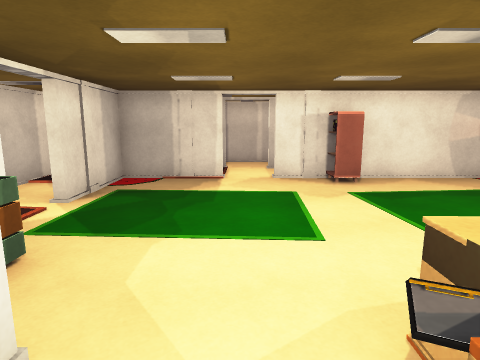
view 1 (above)

20 first-person views from a walk through a scene from a Unity 3-D project. The camera is 1.5 m above the floor, tilts 10° down and sees 75° across. The floor is counted in squares, 1 m on a side. Each view is taken from the middle of a square. On the plan, view 1 faces up. The plan holds only what a view shows up to about 15 squares ahead; the rest is blank. The place goes on beyond the plan. The player is left out. Surface patterns are stand-ins for the level's own textures.

view 2
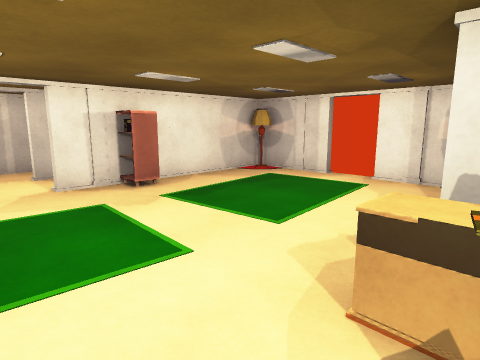

view 3
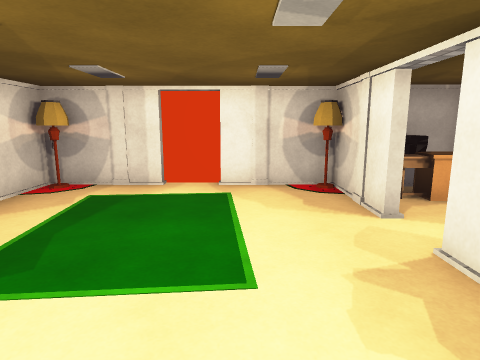

view 4
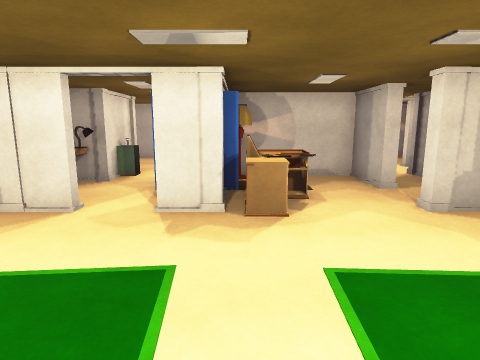

view 5
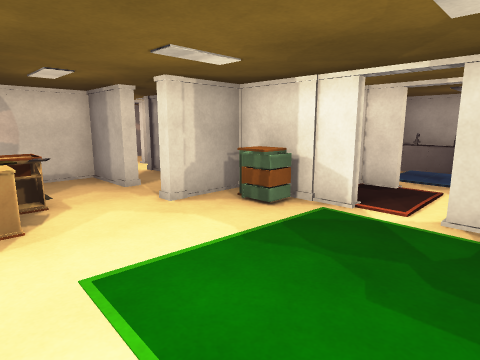

view 6
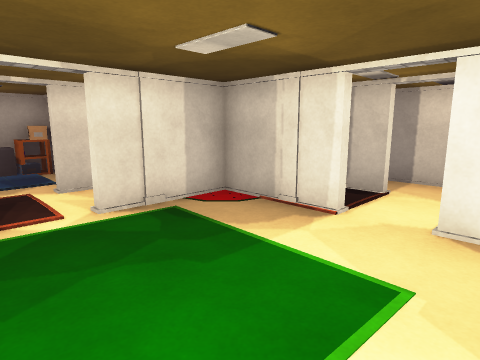

view 7
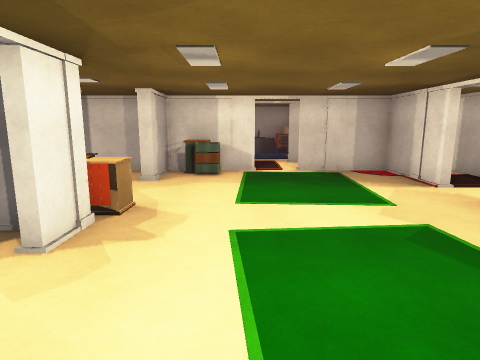

view 8
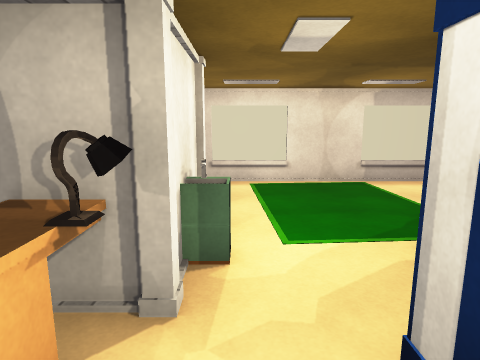

view 9
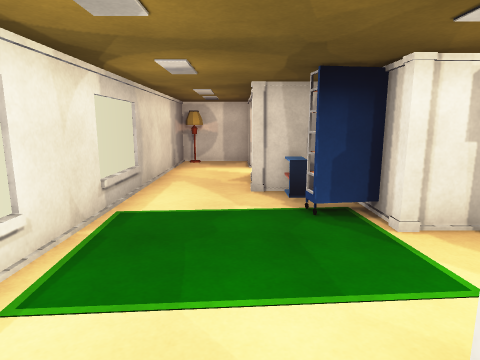

view 10
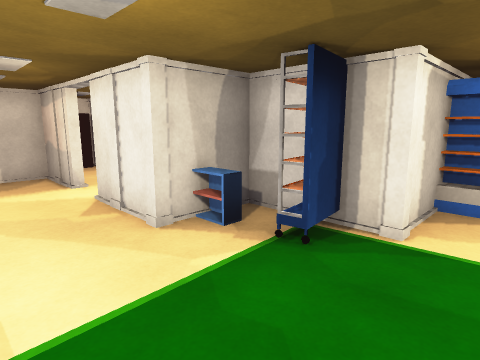

view 11
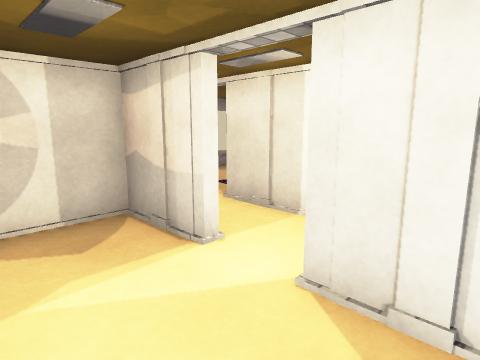

view 12
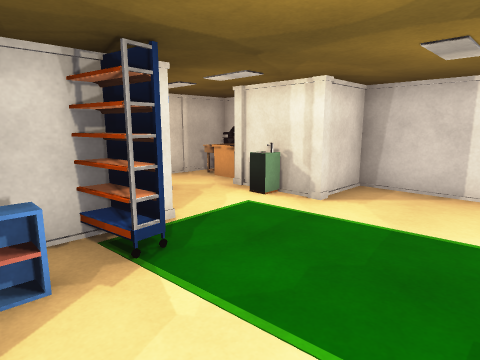

view 13
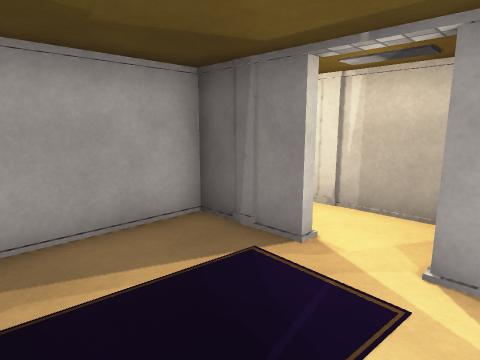

view 14
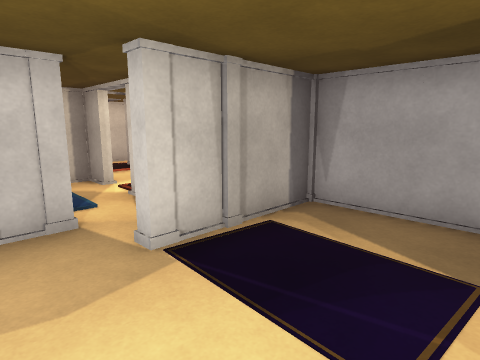

view 15
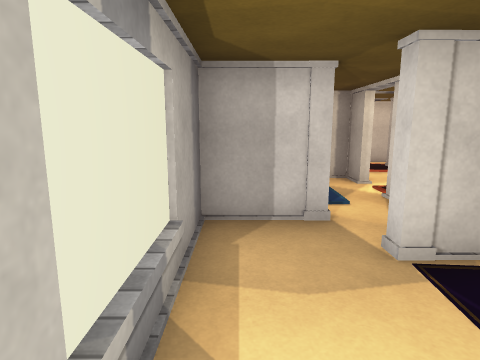

view 16
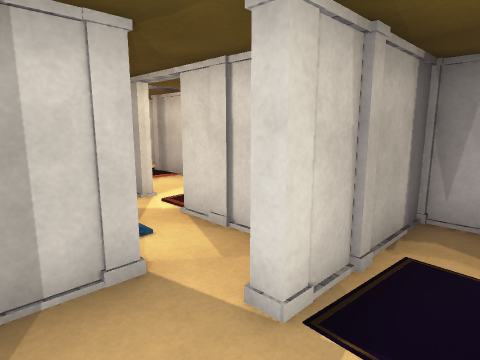

view 17
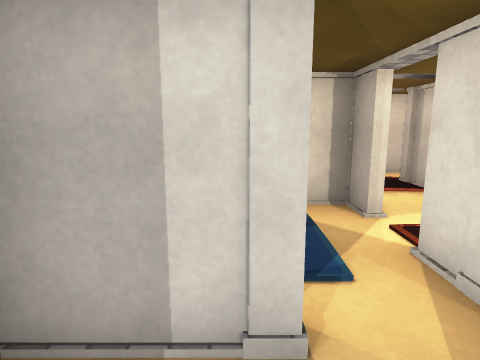

view 18
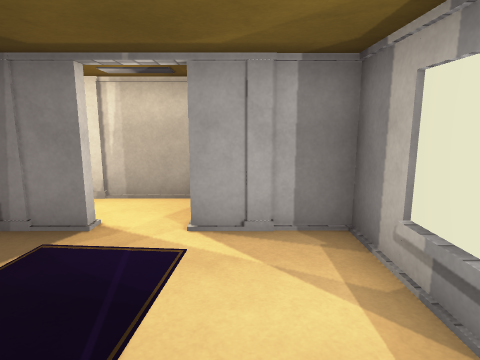

view 19
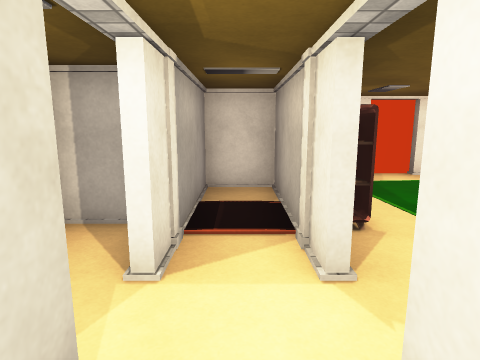

view 20
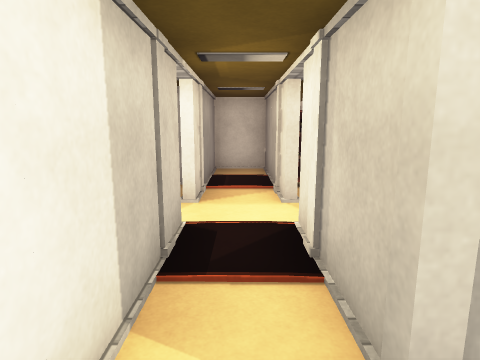

### Floor plan
Points are (right, up) in squares from view 1. A wall is a line through its corners. A room is listed if a view was taken in it or the views show most of it. See-through windows are left out.
Room 1 (views 1, 2, 3, 4, 5, 6, 7, 8, 9, 10, 11, 12, 13, 14, 15, 16, 17, 18, 19, 20)
walls: (-3.4, 0.8) (-3.4, -2.7); (-4.5, 1.4) (-5.6, 1.4); (2.6, -0.3) (2.6, -2.6) (-0.1, -2.6) (-0.1, -3.6); (-3.6, -1.4) (-3.6, 1.3); (-0.5, -2.4) (1.5, -2.4); (-3.4, 6.5) (-3.4, 5.9); (4, -0.1) (4, -0.8); (4.9, 1.6) (5.5, 1.6); (-5.9, 5.9) (-5.9, 6.5); (-3.6, 7.8) (-3.6, 8.5); (-1.4, -4.6) (-2.6, -4.6); (-0.4, 8.9) (-1.5, 8.9); (-3.4, 8.5) (-3.4, 7.4); (-1.6, 9.1) (-0.5, 9.1); (1.5, 8.9) (1, 8.9); (0.9, 9.1) (1.5, 9.1); (-8.4, 2.9) (-9.5, 2.9); (-6.1, -4.6) (-6.1, -6.5); (3.4, 9.1) (5.9, 9.1) (5.9, 10.9) (1, 10.9); (-5.6, 9.2) (-5.6, 5.9); (7.6, 0.9) (7.6, 1.4); (-9.7, 2.5) (-9.7, -2.4) (-8.4, -2.4); (-7, -4.4) (-5.5, -4.4); (-1.5, 10.9) (-4, 10.9); (7.6, -1.2) (7.6, 0); (8.1, 4.4) (8.1, 6); (7.9, 5.9) (7.9, 6.5); (2.9, 11.4) (2.9, 12.9); (7.5, -3.6) (5.6, -3.6) (5.6, -2.4); (-5.5, -7.4) (6.8, -7.4); (1.4, 12.9) (-1.1, 12.9); (7.9, 8.9) (3.4, 8.9); (7.6, -6.1) (7.6, -4.5)
objects: carpet (-10, 4) to (-10, 6); other object (-9, 4) to (-9, 5); shelf (-9, 6); block (-8, -3); wardrobe (-8, -2); block (-8, 3); block (-7, 2); lamp (-6, -7); block (-6, 2); block (-6, 3) to (-6, 4); other object (-5, -5) to (-5, -4); block (-5, -2); other object (-4, -2); other object (-4, 2); cabinet (-3, 2) to (-3, 3); carpet (-3, 4); carpet (-3, 7); other object (-3, 9); block (-2, 2); block (-2, 9); other object (-1, -4); other object (-1, -1); block (-1, 11); shelf (0, -4); counter (1, 0) to (2, 2); notebook (1, 1); shelf (2, -4) to (2, -3); lamp (2, -2); other object (2, 9); block (3, 2); other object (3, 8); cabinet (3, 9); other object (5, -2); other object (6, -2); lamp (6, -1); desk (6, 0) to (7, 1); other object (6, 2); desk (7, -2) to (7, -1); printer (7, 0); rug (7, 2); other object (8, 3) to (8, 4); other object (8, 7); lamp (8, 8)

Positions as (right, up) in squares from view 1, and headings:
1: (0, 0), facing up
2: (-1, 1), facing up-right
3: (0, 4), facing right
4: (2, 7), facing down
5: (2, 7), facing down-left
6: (2, 4), facing up-left
7: (7, 4), facing left
8: (5, 1), facing down
9: (7, -5), facing left
10: (4, -7), facing up-left
11: (-1, -7), facing up-left
12: (0, -7), facing up-right
13: (-8, 1), facing down-right
14: (-9, -2), facing up-right
15: (-9, -2), facing up
16: (-9, 0), facing up-right
17: (-8, 1), facing up
18: (-8, 2), facing down
19: (-2, 10), facing right
20: (-5, 10), facing right
